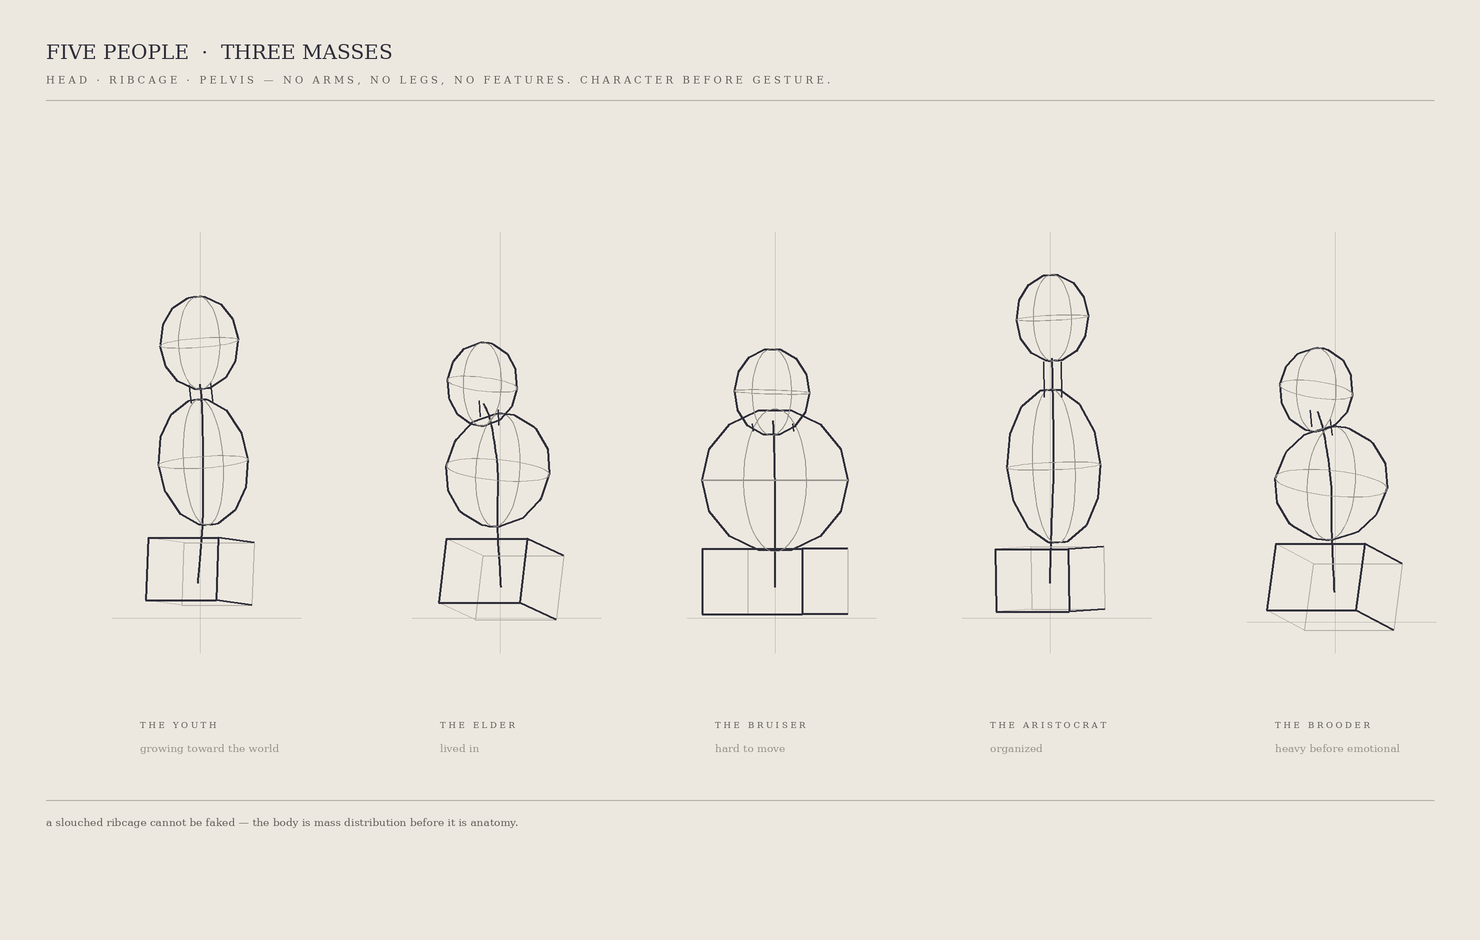

Write the Python code that produced this figure.
"""
FIVE PEOPLE · THREE MASSES  (Sketch 101 -> the body, 2026-05-30)
Professor handed off the head curriculum and opened the body one: THE HUMAN BEFORE ANATOMY.
"The body is not anatomy; the body is mass distribution. Same question as the head: can I
identify the person before the details arrive?" Assignment 1: five people from only
  HEAD · RIBCAGE · PELVIS
No arms, no legs, no muscle, no features. Arms/legs are seductive — they let you FAKE
character; a slouched ribcage or a pelvis carrying weight cannot be faked. Character must
exist before gesture.

So: three construction masses (head ovoid, ribcage egg, pelvis box) stacked on a SPINE
line-of-action, drawn as transparent volumes (the volume-mannequin idiom), against a faint
PLUMB vertical + GROUND so lean and weight read. Five postures authored:
 YOUTH — big cranium, small lifted ribcage, narrow, reaching UP (growing toward the world).
 ELDER — forward head, compressed ribcage, pelvis carrying weight, a bow (lived in).
 BRUISER — head sunk into shoulders, barrel ribcage, wide stable pelvis (hard to move).
 ARISTOCRAT — elevated head, long neck, lifted ribcage, vertical alignment (organized).
 BROODER — forward head, collapsed ribcage, pelvis carrying the load, settling down (heavy).
"""
import os, math
import numpy as np
from PIL import Image, ImageDraw, ImageFont

OUT="/sessions/nifty-keen-cerf/mnt/hessentials/illustration/loomis"
W,H,SS=1480,940,2
PAPER=(237,232,223); INK=(46,46,58); FAINT=(178,175,168); GREY=(150,147,140); LABEL=(96,94,90)
SCALE=78.0; YSHIFT=2.05; CAMYAW=math.radians(-30)

def Rx(a): c,s=math.cos(a),math.sin(a); return np.array([[1,0,0],[0,c,-s],[0,s,c]])
def Ry(a): c,s=math.cos(a),math.sin(a); return np.array([[c,0,s],[0,1,0],[-s,0,c]])
def Rz(a): c,s=math.cos(a),math.sin(a); return np.array([[c,-s,0],[s,c,0],[0,0,1]])
def rad(d): return math.radians(d)
def pitch(d): return Rx(rad(d))

img=Image.new("RGB",(W*SS,H*SS),PAPER); D=ImageDraw.Draw(img)
def projP(p,ox,oy):
    q=Ry(CAMYAW)@((np.array(p,float)-np.array([0,YSHIFT,0]))*SCALE)
    return (ox+q[0], oy+q[1])
def projZ(p):
    return (Ry(CAMYAW)@((np.array(p,float)-np.array([0,YSHIFT,0]))*SCALE))[2]
def CV(scr,w,col=INK,closed=False):
    pts=[(x*SS,y*SS) for x,y in scr]
    if closed: pts=pts+[pts[0]]
    if len(pts)>=2: D.line(pts,fill=col,width=max(1,int(w*SS)),joint="curve")
def hull(points):
    pts=sorted(set((round(x,2),round(y,2)) for x,y in points))
    if len(pts)<3: return pts
    def cr(o,a,b): return (a[0]-o[0])*(b[1]-o[1])-(a[1]-o[1])*(b[0]-o[0])
    lo=[]
    for p in pts:
        while len(lo)>=2 and cr(lo[-2],lo[-1],p)<=0: lo.pop()
        lo.append(p)
    up=[]
    for p in reversed(pts):
        while len(up)>=2 and cr(up[-2],up[-1],p)<=0: up.pop()
        up.append(p)
    return lo[:-1]+up[:-1]

def ellipsoid(center,radii,rot,ox,oy,w=2.2,contour=True):
    rx,ry,rz=radii; c=np.array(center,float); surf=[]
    for i in range(7):
        th=math.pi*(i+0.5)/7
        for j in range(18):
            ph=2*math.pi*j/18
            surf.append(c+rot@np.array([rx*math.sin(th)*math.cos(ph),ry*math.cos(th),rz*math.sin(th)*math.sin(ph)]))
    CV(hull([projP(p,ox,oy) for p in surf]),w,INK,closed=True)
    if contour:
        eq=[c+rot@np.array([rx*math.cos(t),0,rz*math.sin(t)]) for t in np.linspace(0,2*math.pi,42)]
        CV([projP(p,ox,oy) for p in eq],1.0,GREY)
        mer=[c+rot@np.array([0,ry*math.cos(t),rz*math.sin(t)]) for t in np.linspace(0,2*math.pi,42)]
        CV([projP(p,ox,oy) for p in mer],1.0,GREY)

def boxv(center,half,rot,ox,oy,w=2.0):
    hx,hy,hz=half; c=np.array(center,float)
    combo=[(sx,sy,sz) for sx in(-1,1) for sy in(-1,1) for sz in(-1,1)]
    cw=[c+rot@np.array([sx*hx,sy*hy,sz*hz],float) for (sx,sy,sz) in combo]
    for a in range(8):
        for b in range(a+1,8):
            if sum(1 for k in range(3) if combo[a][k]!=combo[b][k])==1:
                near=(projZ(cw[a])+projZ(cw[b]))/2 > -2
                CV([projP(cw[a],ox,oy),projP(cw[b],ox,oy)], w if near else 1.2, INK if near else FAINT)

def tube(p0,p1,r,ox,oy,w=1.8):
    a=np.array(p0,float); b=np.array(p1,float); ax=b-a; n=np.linalg.norm(ax)
    if n<1e-6: return
    u=np.cross(ax,[0,0,1.0]);
    if np.linalg.norm(u)<1e-6: u=np.array([1.0,0,0])
    u=u/np.linalg.norm(u)
    CV([projP(a+u*r,ox,oy),projP(b+u*r,ox,oy)],w,INK)
    CV([projP(a-u*r,ox,oy),projP(b-u*r,ox,oy)],w,INK)

def spine(pts,ox,oy,w=2.4):
    # smooth line of action through control pts (catmull-rom)
    P=[np.array(p,float) for p in pts]; out=[]
    for i in range(len(P)-1):
        p0=P[max(i-1,0)]; p1=P[i]; p2=P[i+1]; p3=P[min(i+2,len(P)-1)]
        for t in np.linspace(0,1,12):
            t2=t*t; t3=t2*t
            q=0.5*((2*p1)+(-p0+p2)*t+(2*p0-5*p1+4*p2-p3)*t2+(-p0+3*p1-3*p2+p3)*t3)
            out.append(projP(q,ox,oy))
    CV(out,w,INK)

def figure(ox,oy,spec):
    # plumb + ground (read lean/weight against vertical)
    px=spec['plumb']
    CV([projP((px,-1.0,0),ox,oy),projP((px,4.4,0),ox,oy)],0.8,FAINT)
    gy=spec['ground']
    CV([(projP((-1.3,gy,0),ox,oy)),(projP((1.5,gy,0),ox,oy))],0.9,FAINT)
    # spine line of action
    spine(spec['spine'],ox,oy)
    # pelvis box
    pc,ph,pr=spec['pelvis']; boxv(pc,ph,pr,ox,oy,2.0)
    # ribcage egg
    rc,rr,rrot=spec['rib']; ellipsoid(rc,rr,rrot,ox,oy,2.3)
    # neck
    tube(spec['neck'][0],spec['neck'][1],spec['neck'][2],ox,oy,1.7)
    # head ovoid
    hc,hr,hrot=spec['head']; ellipsoid(hc,hr,hrot,ox,oy,2.2)

# ---------- the five, authored as three-mass postures (y down; +z forward) ----------
def P(*a): return np.array(a,float)
PEOPLE=[
 ('the youth','growing toward the world', dict(
    plumb=0.0, ground=3.95,
    head=((0.00,0.42,0.02),(0.50,0.60,0.52),pitch(-8)),
    rib =((0.02,1.95,-0.05),(0.60,0.82,0.50),pitch(-10)),
    pelvis=((0.00,3.35,0.0),(0.52,0.40,0.46),pitch(4)),
    neck=((0.02,1.18,-0.02),(0.0,0.95,0.0),0.16),
    spine=[(0.0,3.5,0.05),(0.02,2.7,-0.04),(0.02,1.95,-0.05),(0.02,1.2,-0.02),(0.0,0.95,0.0)])),
 ('the elder','lived in', dict(
    plumb=0.0, ground=3.95,
    head=((0.12,0.95,0.66),(0.44,0.54,0.48),pitch(12)),
    rib =((0.05,2.05,0.14),(0.70,0.74,0.55),pitch(15)),
    pelvis=((-0.04,3.45,-0.10),(0.60,0.42,0.48),pitch(13)),
    neck=((0.04,1.42,0.34),(0.12,1.22,0.5),0.15),
    spine=[(-0.04,3.55,-0.10),(0.0,2.75,0.06),(0.05,2.05,0.14),(0.10,1.45,0.4),(0.12,1.2,0.62)])),
 ('the bruiser','hard to move', dict(
    plumb=0.0, ground=3.95,
    head=((0.0,1.05,0.08),(0.48,0.56,0.50),pitch(3)),
    rib =((0.0,2.18,0.0),(0.98,0.92,0.80),pitch(0)),
    pelvis=((0.0,3.48,0.0),(0.74,0.42,0.58),pitch(0)),
    neck=((0.0,1.55,0.04),(0.0,1.46,0.06),0.30),
    spine=[(0.0,3.55,0.0),(0.0,2.9,0.0),(0.0,2.18,0.0),(0.0,1.55,0.03),(0.0,1.42,0.05)])),
 ('the aristocrat','organized', dict(
    plumb=0.0, ground=3.95,
    head=((0.0,0.10,-0.06),(0.46,0.56,0.48),pitch(-5)),
    rib =((0.0,2.00,-0.10),(0.62,1.00,0.54),pitch(-6)),
    pelvis=((0.0,3.45,0.0),(0.54,0.40,0.46),pitch(-2)),
    neck=((0.0,1.12,-0.08),(0.0,0.66,-0.06),0.13),
    spine=[(0.0,3.5,0.0),(0.0,2.7,-0.05),(0.0,2.0,-0.10),(0.0,1.15,-0.08),(0.0,0.62,-0.06)])),
 ('the brooder','heavy before emotional', dict(
    plumb=0.0, ground=4.0,
    head=((0.14,1.02,0.72),(0.46,0.54,0.50),pitch(14)),
    rib =((0.06,2.22,0.20),(0.76,0.74,0.60),pitch(17)),
    pelvis=((-0.04,3.55,-0.06),(0.66,0.44,0.50),pitch(15)),
    neck=((0.05,1.55,0.42),(0.13,1.34,0.6),0.16),
    spine=[(-0.04,3.62,-0.06),(0.0,2.82,0.08),(0.06,2.22,0.20),(0.11,1.6,0.46),(0.14,1.3,0.68)])),
]
cols=[200,500,775,1050,1335]; cy=470
for i,(name,sub,spec) in enumerate(PEOPLE):
    figure(cols[i],cy,spec)

def font(px):
    try: return ImageFont.truetype('/usr/share/fonts/truetype/dejavu/DejaVuSerif.ttf',int(px*SS))
    except: return ImageFont.load_default()
F_TTL=font(20); F_SM=font(8.5); F_IT=font(10.5); F_CAP=font(10)
def caps(s): return ' '.join(s.upper())
D.text((46*SS,40*SS),'FIVE PEOPLE  ·  THREE MASSES',fill=INK,font=F_TTL)
D.text((46*SS,74*SS),caps('head · ribcage · pelvis — no arms, no legs, no features. character before gesture.'),
       fill=LABEL,font=F_CAP)
D.line([(46*SS,100*SS),(1434*SS,100*SS)],fill=FAINT,width=max(1,int(1*SS)))
for i,(name,sub,spec) in enumerate(PEOPLE):
    D.text((cols[i]*SS-60*SS,720*SS),caps(name),fill=LABEL,font=F_SM)
    D.text((cols[i]*SS-60*SS,742*SS),sub,fill=GREY,font=F_IT)
D.line([(46*SS,800*SS),(1434*SS,800*SS)],fill=FAINT,width=max(1,int(1*SS)))
D.text((46*SS,816*SS),'a slouched ribcage cannot be faked — the body is mass distribution before it is anatomy.',
       fill=LABEL,font=F_IT)
out=img.resize((W,H),Image.LANCZOS); os.makedirs(OUT,exist_ok=True)
out.save(f'{OUT}/five_people_masses.png'); print('done',out.size)
